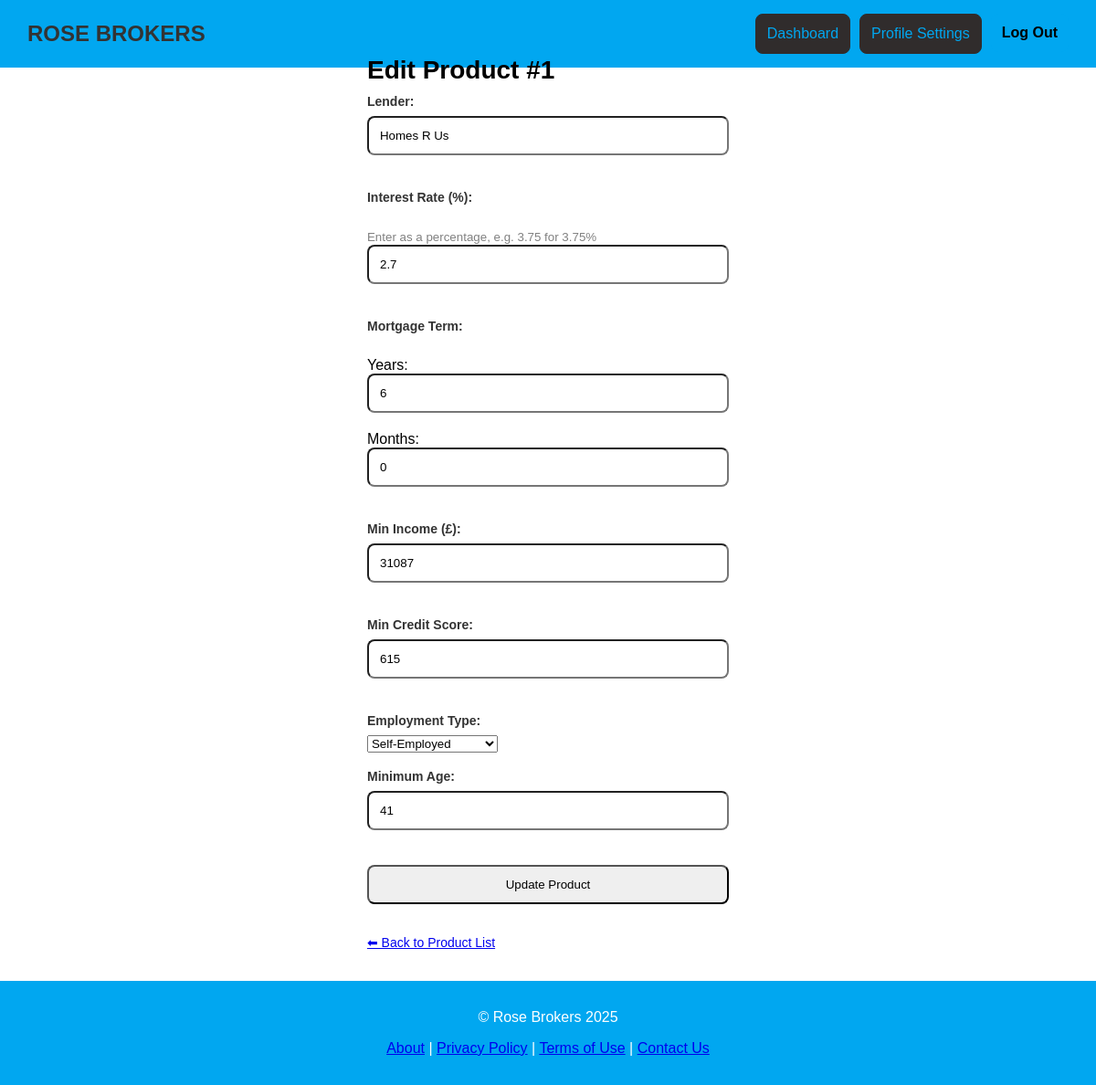
/edit_product.php?id=1 (signed in), run on the app's committed database.
### tables this page shows
CREATE TABLE "Product" (
	"ProductId"	INTEGER,
	"Lender"	TEXT,
	"InterestRate"	REAL,
	"MortgageTerm"	INTEGER,
	"MinIncome"	INTEGER,
	"MinCreditScore"	INTEGER,
	"EmploymentType"	TEXT,
	"MinAge"	INTEGER,
	PRIMARY KEY("ProductId")
);

### edit_product.php (the view, shortened to what this page needs)
<?php
require 'db.php';
require 'headerFooter.php';
$productId = $_GET['id'];
$stmt = $conn->prepare("SELECT * FROM Product WHERE ProductId = ?");
$stmt->execute([$productId]);
$product = $stmt->fetch(PDO::FETCH_ASSOC);
?>
<!DOCTYPE html>
<html>
<head>
    <link rel="stylesheet" href="css/global.css" />
</head>
<body>
    <div class="container">
        <div class="add-section">
            <h2>Edit Product #<?= $product['ProductId'] ?></h2>
            <form method="POST" class="add-form">
                <label>Lender:</label>
                <input type="text" name="lender" value="<?= htmlspecialchars($product['Lender']) ?>" required><br><br>
                <label>Interest Rate (%):</label><br>
                <small style="color: gray;">Enter as a percentage, e.g. 3.75 for 3.75%</small><br>
                <input type="number" step="0.01" min="0" max="100" name="rate" value="<?= $product['InterestRate'] ?>" required><br><br>
                <label>Mortgage Term:</label><br>
                <?php
                    $years = intdiv($product['MortgageTerm'], 12);
                    $months = $product['MortgageTerm'] % 12;
                ?>
                Years:
                <input type="number" name="term_years" min="0" value="<?= $years ?>" required>
                Months:
                <input type="number" name="term_months" min="0" max="11" value="<?= $months ?>" required><br><br>
                <label>Min Income (£):</label>
                <input type="number" name="min_income" value="<?= $product['MinIncome'] ?>" required><br><br>
                <label>Min Credit Score:</label>
                <input type="number" name="credit_score" value="<?= $product['MinCreditScore'] ?>" required><br><br>
                <label>Employment Type:</label>
                <select name="employment_type" required>
                    <option value="Self-Employed" <?= $product['EmploymentType'] === 'Self-Employed' ? 'selected' : '' ?>>Self-Employed</option>
                </select><br><br>
                <label>Minimum Age:</label>
                <input type="number" name="min_age" min="18" max="100" value="<?= $product['MinAge'] ?>" required><br><br>
                <input type="submit" value="Update Product">
                <p><a href="product_list.php">⬅ Back to Product List</a></p>
            </form>
        </div>
    </div>
</body>
</html>

### css/global.css (style rules this page uses)
body { font-family: Arial, sans-serif; margin: 0; padding: 0; background-color: white; }
.container { display: flex; height: 100vh; justify-content: center; align-items: center; padding-top: 80px; padding-bottom: 80px; }
.add-section { justify-content: center; align-items: center; padding: 50px 10%; margin-top: px; position: relative; }
.add-section h2 { font-size: 28px; color: black; margin-bottom: 10px; }
.add-section p { font-size: 14px; color: #555; margin-bottom: 30px; }
.add-form label { font-size: 14px; color: #333; font-weight: bold; margin-bottom: 8px; display: block; }
.add-form input { width: 100%; padding: 12px; margin-bottom: 20px; border-radius: 8px; box-sizing: border-box; }

### data on the page
product: ProductId "1", lender "Homes R Us", rate "2.7", term_years "6", term_months "0", min_income "31087", credit_score "615", employment_type "Self-Employed", min_age "41"
